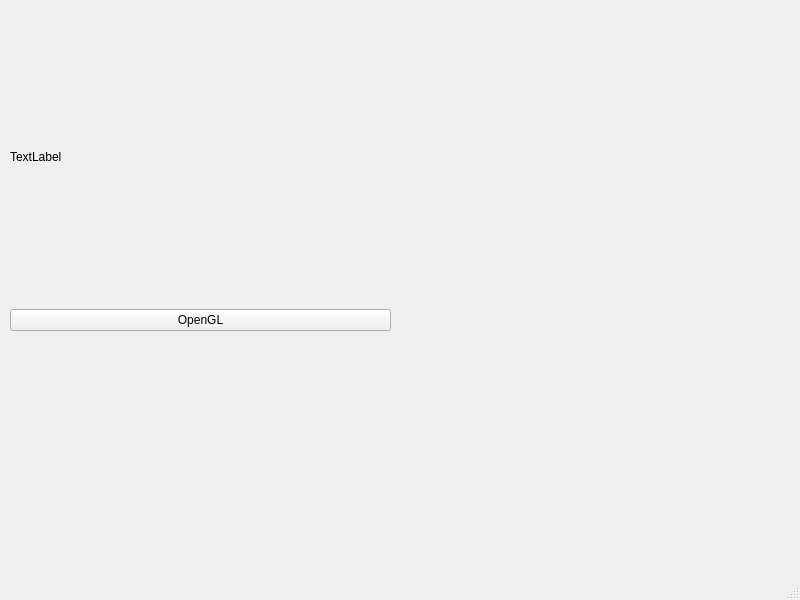
<?xml version="1.0" encoding="UTF-8"?>
<ui version="4.0">
 <class>MainWindow</class>
 <widget class="QMainWindow" name="MainWindow">
  <property name="geometry">
   <rect>
    <x>0</x>
    <y>0</y>
    <width>800</width>
    <height>600</height>
   </rect>
  </property>
  <property name="windowTitle">
   <string>MainWindow</string>
  </property>
  <widget class="QWidget" name="centralwidget">
   <widget class="QWidget" name="verticalLayoutWidget">
    <property name="geometry">
     <rect>
      <x>10</x>
      <y>10</y>
      <width>381</width>
      <height>321</height>
     </rect>
    </property>
    <layout class="QVBoxLayout" name="verticalLayout">
     <item>
      <widget class="QLabel" name="label">
       <property name="text">
        <string>TextLabel</string>
       </property>
      </widget>
     </item>
     <item>
      <widget class="QPushButton" name="pushButton">
       <property name="text">
        <string>OpenGL</string>
       </property>
      </widget>
     </item>
    </layout>
   </widget>
  </widget>
  <widget class="QMenuBar" name="menubar">
   <property name="geometry">
    <rect>
     <x>0</x>
     <y>0</y>
     <width>800</width>
     <height>22</height>
    </rect>
   </property>
  </widget>
  <widget class="QStatusBar" name="statusbar"/>
 </widget>
 <resources/>
 <connections/>
</ui>
